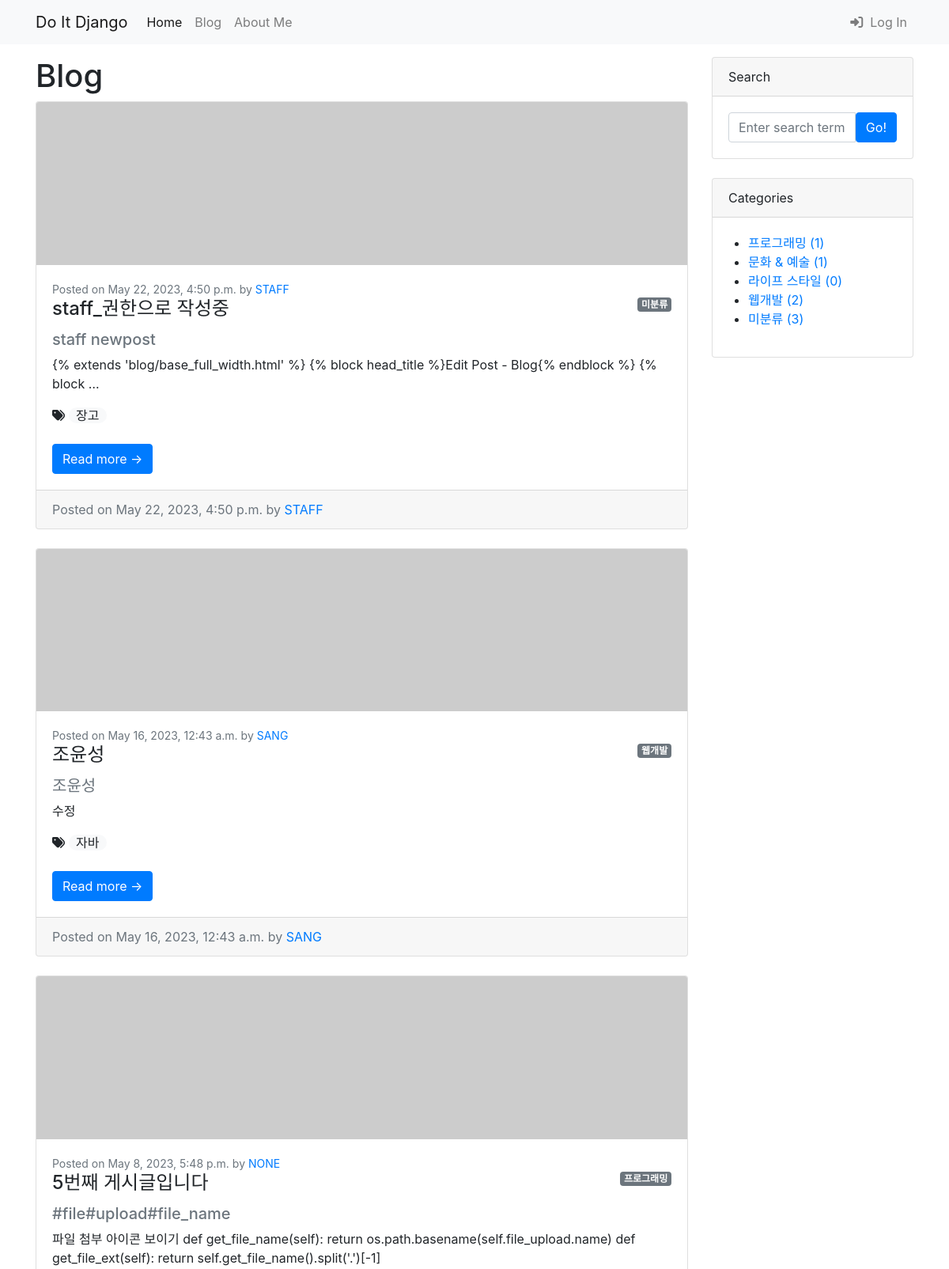
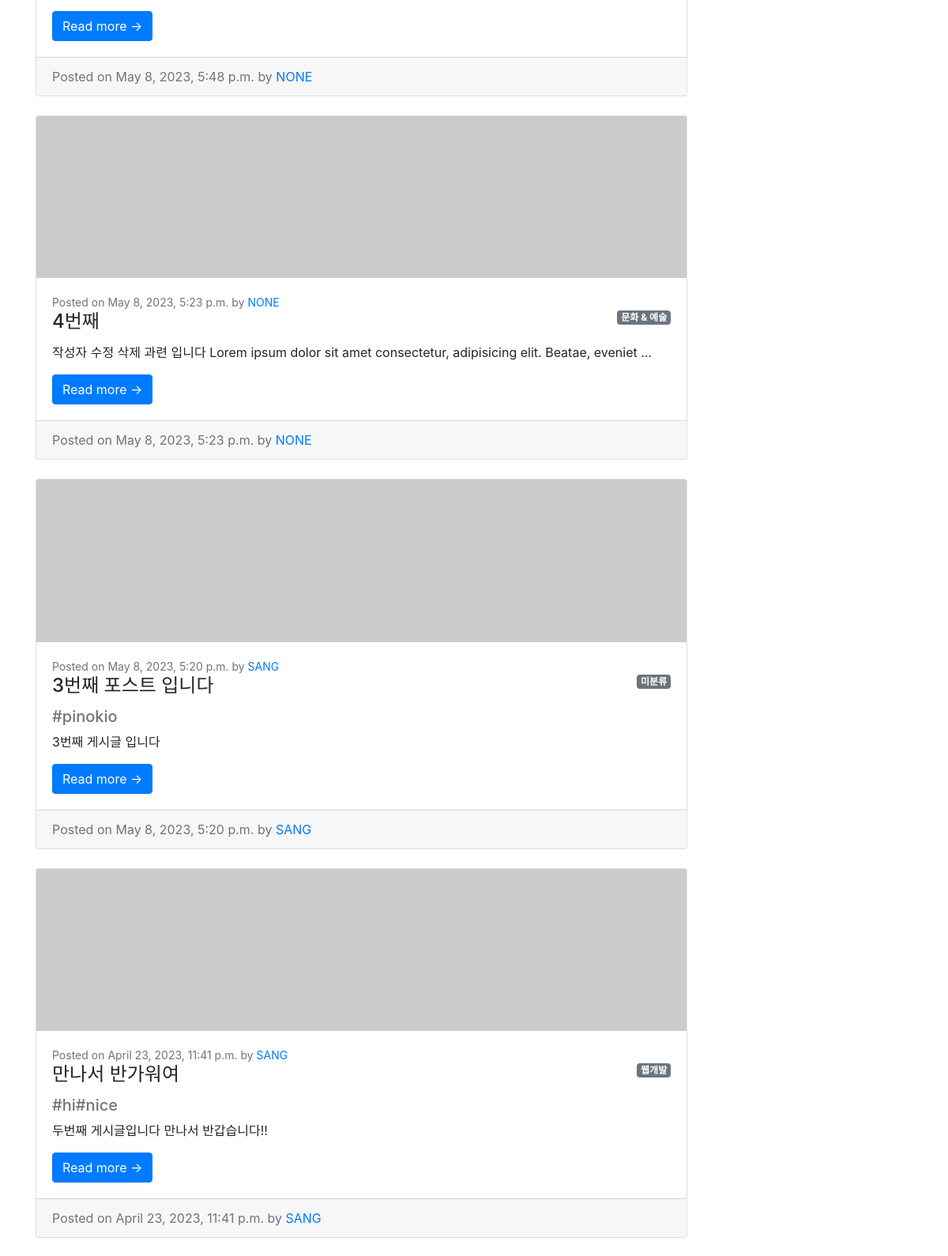
Screenshot of /blog/ (upper part) with the database file from the repository (2 pictures, top to bottom).
### blog/models.py (models this page shows, shortened)
class Post(models.Model):
    title = models.CharField(max_length=30)
    hook_text = models.CharField(max_length=100, blank=True)
    content = models.TextField()
    head_image = models.ImageField(upload_to='blog/images/%Y/%m/%d/', blank=True)
    file_upload = models.FileField(upload_to='blog/files/%Y/%m/%d/', blank=True)
    created_at = models.DateTimeField(auto_now_add=True)  # auto_now_add = 새로 작성했을 때 생성
    updated_at = models.DateTimeField(auto_now=True)  # auto_now = 수정했을 때 업데이트 ->
    author = models.ForeignKey(User, null=True, on_delete=models.SET_NULL)
    category = models.ForeignKey(Category, null=True, blank=True, on_delete=models.SET_NULL)
    tags = models.ManyToManyField(Tag, blank=True)
    def __str__(self):
        return f'[{self.pk}]{self.title} :: {self.author}'
    def get_absolute_url(self):  # 127.0.0:8000/blog/1 or 2 or 3 이번호를 정의
        return f'/blog/{self.pk}/'

class Tag(models.Model):
    name = models.CharField(max_length=50, unique=True)
    slug = models.SlugField(max_length=200, unique=True, allow_unicode=True)
    def __str__(self):
        return self.name

class Category(models.Model):
    name = models.CharField(max_length=50, unique=True)
    slug = models.SlugField(max_length=200, unique=True, allow_unicode=True)
    def __str__(self):
        return self.name
    def get_absolute_url(self):
        return f'/blog/category/{self.slug}/'
    class Meta:
        verbose_name_plural = 'Categories'

### blog/views.py (the view)
# urls.py: path('', views.PostList.as_view()),
class PostList(ListView):  # 모델명_list.html 찾도록 강제로 세팅되어있음..따라서 index.html 를 post.html 로 바꾸거나 templates 이름을 변경하면됌
    model = Post  # post_list 라는 변수로 자동으로 넘어감
    ordering = '-pk'
    def get_context_data(self, **kwargs):
        context = super(PostList, self).get_context_data()
        context['categories'] = Category.objects.all()
        context['no_category_post_count'] = Post.objects.filter(category=None).count()
        return context  # -> post_blog.html {post_list, categories, no_category_post_count}

### blog/templates/blog/post_list.html (shortened to what this page needs)
            {% extends 'blog/base.html' %}
            {% block main_area %}
                <h1>Blog
                </h1>
            {% if post_list.exists %}
                {% for p in post_list %}
                <div class="card mb-4" id="post-{{ p.pk }}">
                    {% if p.head_image %}
                        <img class="card-img-top" src="{{ p.head_image.url }}" height=300 alt="{{ p }} head image" />
                    {% else %}
                        <img class="card-img-top" src="https://picsum.photos/seed/{{p.id}}/800/200" alt="random image" />
                    {% endif %}
                    <div class="card-body">
                        <div class="small text-muted">
                            Posted on {{ p.created_at }} by
                            <a href="#">{{ p.author | upper }}</a>
                        </div>
                        {% if p.category %}
                        <span class = "badge badge-secondary float-right">{{ p.category }} </span>
                        {% else %}
                        <span class = "badge badge-secondary float-right"> 미분류 </span>
                        {% endif %}
                        <h2 class="card-title h4">{{p.title}}</h2>
                        {% if p.hook_text %}
                            <h5 class="text-muted">{{ p.hook_text }}</h5>
                        {% endif %}
                        <p class="card-text">{{p.content | truncatewords:15 }}</p>
                        {% if p.tags.exists %}
                            <i class="fas fa-tags"></i>
                            {% for tag in p.tags.all %}
                                <span class="'badge badge-pill badge-light"> {{ tag }}</span>
                            {% endfor %}
                            <br /><br />
                        {% endif %}
                        <a class="btn btn-primary" href="{{p.get_absolute_url}}">Read more →</a>
                    </div>
                    <div class="card-footer text-muted">
                        Posted on {{ p.created_at }} by
                        <a href="#">{{ p.author | upper }}</a>
                    </div>
                </div>
                {% endfor %}
            {% else %}
                <h3>아직 게시물이 없습니다.</h3>
            {% endif %}
            {% endblock %}

### blog/templates/blog/base.html (shortened to what this page needs)
<!DOCTYPE html>
{% load static %}
<html lang="en">
<head>
    <link href="{% static 'blog/bootstrap4/css/bootstrap.min.css' %}" rel="stylesheet" type="text/css">
</head>
<body>
{% include "blog/navbar.html" %}
<div class="container my-3">
    <div class="row">
        <div class="col-md-8 col-lg-9" id="main-area">
            {% block main_area %}
            {% endblock %}
        </div>
        <div class="col-md-4 col-lg-3">
            <div class="card mb-4">
                <div class="card-header">Search</div>
                <div class="card-body">
                    <div class="input-group">
                        <input class="form-control" type="text" placeholder="Enter search term..."
                               aria-label="Enter search term..." aria-describedby="button-search"/>
                        <button class="btn btn-primary" id="button-search" type="button">Go!</button>
                    </div>
                </div>
            </div>
            <div class="card mb-4" id="categories-card">
                <div class="card-header">Categories</div>
                <div class="card-body">
                    <div class="row">
                        <ul>
                            {% for category in categories %}
                            <li>
                                <a href="{{ category.get_absolute_url }}">{{ category }} ({{ category.post_set.count}})
                                </a>
                            </li>
                            {% endfor %}
                            <li>
                                <a href="/blog/category/no_category/">미분류 ({{ no_category_post_count }})
                                </a>
                            </li>
                        </ul>
                    </div>
                </div>
            </div>
        </div>
    </div>
</div>
</body>
</html>

### rows the page displays
Post: created_at "May 22, 2023, 4:50 p.m.", author "STAFF", shows "미분류", title "staff_권한으로 작성중", hook_text "staff newpost", content "{% extends 'blog/base_full_width.html' %} {% block head_title %}Edit Post - Blog{% endblock %} {% block …"
Tag: name "장고"
Post: created_at "May 16, 2023, 12:43 a.m.", author "SANG", category "웹개발", title "조윤성", hook_text "조윤성", content "수정"
Tag: name "자바"
Post: created_at "May 8, 2023, 5:48 p.m.", author "NONE", category "프로그래밍", title "5번째 게시글입니다", hook_text "#file#upload#file_name", content "파일 첨부 아이콘 보이기 def get_file_name(self): return os.path.basename(self.file_upload.name) def get_file_ext(self): return self.get_file_name().split('.')[-1]"
Post: created_at "May 8, 2023, 5:23 p.m.", author "NONE", category "문화 & 예술", title "4번째", content "작성자 수정 삭제 과련 입니다 Lorem ipsum dolor sit amet consectetur, adipisicing elit. Beatae, eveniet …"
Post: created_at "May 8, 2023, 5:20 p.m.", author "SANG", shows "미분류", title "3번째 포스트 입니다", hook_text "#pinokio", content "3번째 게시글 입니다"
Post: created_at "April 23, 2023, 11:41 p.m.", author "SANG", category "웹개발", title "만나서 반가워여", hook_text "#hi#nice", content "두번째 게시글입니다 만나서 반갑습니다!!"
Category: name "프로그래밍", post_set.count "1"
Category: name "문화 & 예술", post_set.count "1"
Category: name "라이프 스타일", post_set.count "0"
Category: name "웹개발", post_set.count "2"

### other values shown
{{ no_category_post_count }} "3"
